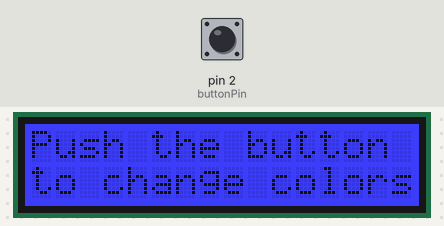
This sketch was run on a simulated Arduino Uno, built with avr-gcc and run on an emulated ATmega328P. Shown: 16×2 character LCD. Inputs (shaded band) come from the test bench; at power-on: pin 2 (buttonPin) LOW.

Above: at 1.2 s.
1.3 s: pin 2 (buttonPin) pulled HIGH for 0.15 s
At 1.37 s:
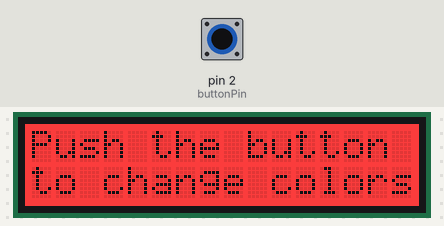
2.9 s: pin 2 (buttonPin) pulled HIGH for 3.2 s
Timing chart, 0 to 5.9 s (numbered marks = the images above; inputs shaded):
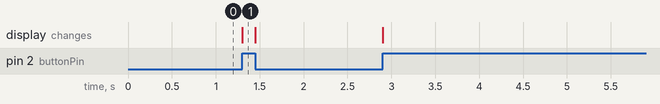

Measured:
- after the input at 1.3 s, the display: changes at once (image 1)

The sketch:

Button.ino
```cpp
#include <rgb_lcd.h>
#include <stdio.h>

int buttonPin = 2;
rgb_lcd lcd;
int buttonPushedCount = 0;

void setup() {
  pinMode(buttonPin,INPUT);
  lcd.begin(16, 2);
  lcd.print("Push the button");
  lcd.setCursor(0,1);
  lcd.print("to change colors");
}

void loop() {
  if(digitalRead(buttonPin)) {
    lcd.setRGB(255, 0, 0);
  } else {
    lcd.setRGB(0, 0, 255);
  }
}
```
